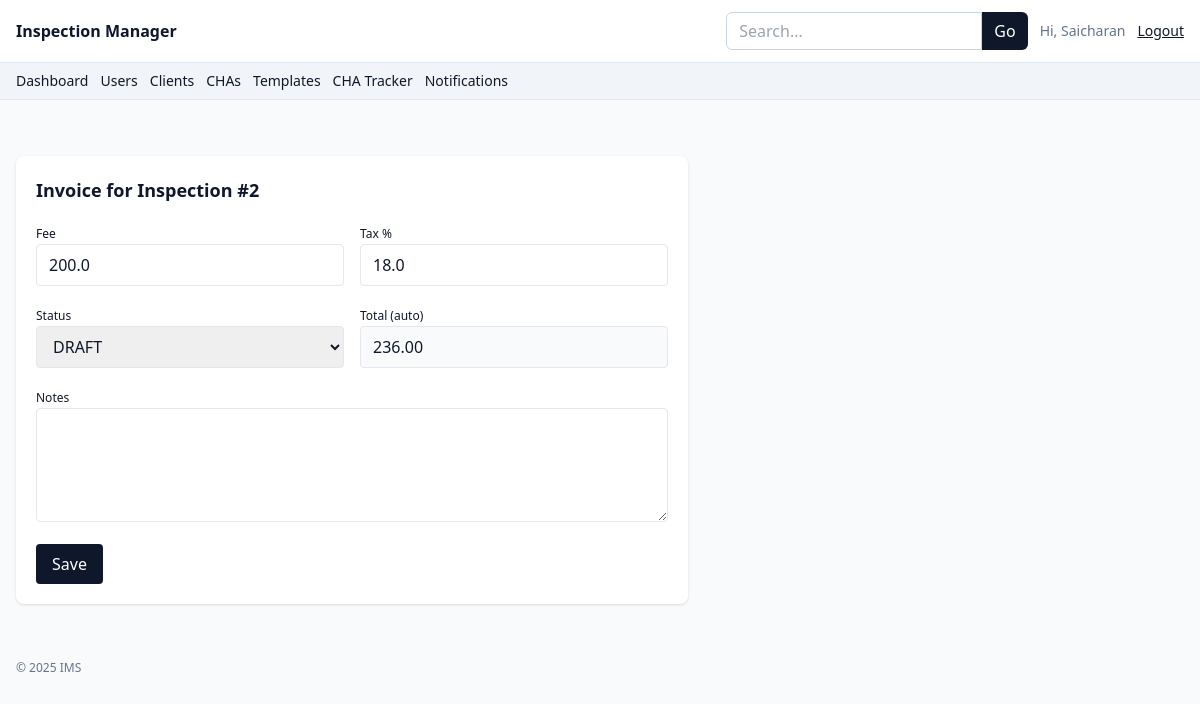
Screenshot of /invoices/2 (signed in) with the database file from the repository.
### app.py (models this page shows)
class Inspection(db.Model):
    __tablename__ = "inspection"
    id = db.Column(db.Integer, primary_key=True)
    date = db.Column(db.DateTime, nullable=False, default=datetime.utcnow)
    client_id = db.Column(db.Integer, db.ForeignKey("client.id"))
    client = db.relationship("Client")
    location = db.Column(db.String(200))
    asset = db.Column(db.String(200))
    status = db.Column(db.String(40), default=InspectionStatus.PENDING)
    engineer_id = db.Column(db.Integer, db.ForeignKey("user.id"))
    engineer = db.relationship("User")
    cha_id = db.Column(db.Integer, db.ForeignKey("cha.id"))
    cha = db.relationship("CHA")
    created_at = db.Column(db.DateTime, default=datetime.utcnow)

class Invoice(db.Model):
    __tablename__ = "invoice"
    id = db.Column(db.Integer, primary_key=True)
    inspection_id = db.Column(db.Integer, db.ForeignKey("inspection.id"), unique=True)
    inspection = db.relationship("Inspection", backref=db.backref("invoice", uselist=False))
    fee = db.Column(db.Float, default=0.0)
    tax_pct = db.Column(db.Float, default=18.0)
    total = db.Column(db.Float, default=0.0)
    status = db.Column(db.String(20), default=InvoiceStatus.DRAFT)
    notes = db.Column(db.Text)

### app.py (the view, shortened to what this page needs)
@app.route("/invoices/<int:inspection_id>", methods=["GET","POST"])
@role_required(Role.ADMIN, Role.ACCOUNTANT)
def invoice_edit(inspection_id):
    i = Inspection.query.get_or_404(inspection_id)
    inv = ensure_invoice(inspection_id)
    return render_template("invoice_edit.html", i=i, inv=inv)

### app.py (called while the page is built)
def role_required(*roles):
    def deco(fn):
        from functools import wraps
        @wraps(fn)
        def wrap(*a, **kw):
            if not session.get("user_id"):
                flash("Please login.", "warning")
                return redirect(url_for("login"))
            if roles and session.get("role") not in roles:
                flash("Unauthorized.", "danger")
                return redirect(url_for("dashboard"))
            return fn(*a, **kw)
        return wrap
    return deco

def ensure_invoice(inspection_id, fee=0.0, tax_pct=18.0):
    inv = Invoice.query.filter_by(inspection_id=inspection_id).first()
    if not inv:
        inv = Invoice(inspection_id=inspection_id, fee=fee, tax_pct=tax_pct, total=calc_total(fee, tax_pct))
        db.session.add(inv); db.session.commit()
    return inv

@app.context_processor
def inject_globals():
    return dict(
        Role=Role, InspectionStatus=InspectionStatus, InvoiceStatus=InvoiceStatus,
        ReportStatus=ReportStatus, CommissionStatus=CommissionStatus, now=datetime.utcnow, User=User
    )

### templates/invoice_edit.html (shortened to what this page needs)
{% extends "base.html" %}
{% block content %}
<div class="bg-white rounded-lg shadow p-5 max-w-2xl">
    <h1 class="text-lg font-semibold mb-4">Invoice for Inspection #{{ i.id }}</h1>
    <form method="post" class="grid md:grid-cols-2 gap-4">
        <div>
            <label class="text-xs">Fee</label>
            <input name="fee" type="number" step="0.01" value="{{ inv.fee or 0 }}"
                class="w-full border rounded px-3 py-2">
        </div>
        <div>
            <label class="text-xs">Tax %</label>
            <input name="tax_pct" type="number" step="0.01" value="{{ inv.tax_pct or 0 }}"
                class="w-full border rounded px-3 py-2">
        </div>
        <div>
            <label class="text-xs">Status</label>
            <select name="status" class="w-full border rounded px-3 py-2">
                {% for s in InvoiceStatus.ALL %}<option value="{{ s }}" {% if inv.status==s %}selected{% endif %}>{{ s
                    }}</option>{% endfor %}
            </select>
        </div>
        <div>
            <label class="text-xs">Total (auto)</label>
            <input value="{{ '%.2f'|format(inv.total or 0) }}" readonly
                class="w-full border rounded px-3 py-2 bg-slate-50">
        </div>
        <div class="md:col-span-2">
            <label class="text-xs">Notes</label>
            <textarea name="notes" class="w-full border rounded px-3 py-2" rows="4">{{ inv.notes or '' }}</textarea>
        </div>
        <div class="md:col-span-2">
            <button class="bg-slate-900 text-white rounded px-4 py-2">Save</button>
        </div>
    </form>
</div>
{% endblock %}

### rows the page displays
Inspection: id "2"
Invoice: fee "200.0", tax_pct "18.0", status "DRAFT", total "236.00"

### other values shown
{{ session.get('user_name') }} "Saicharan"
